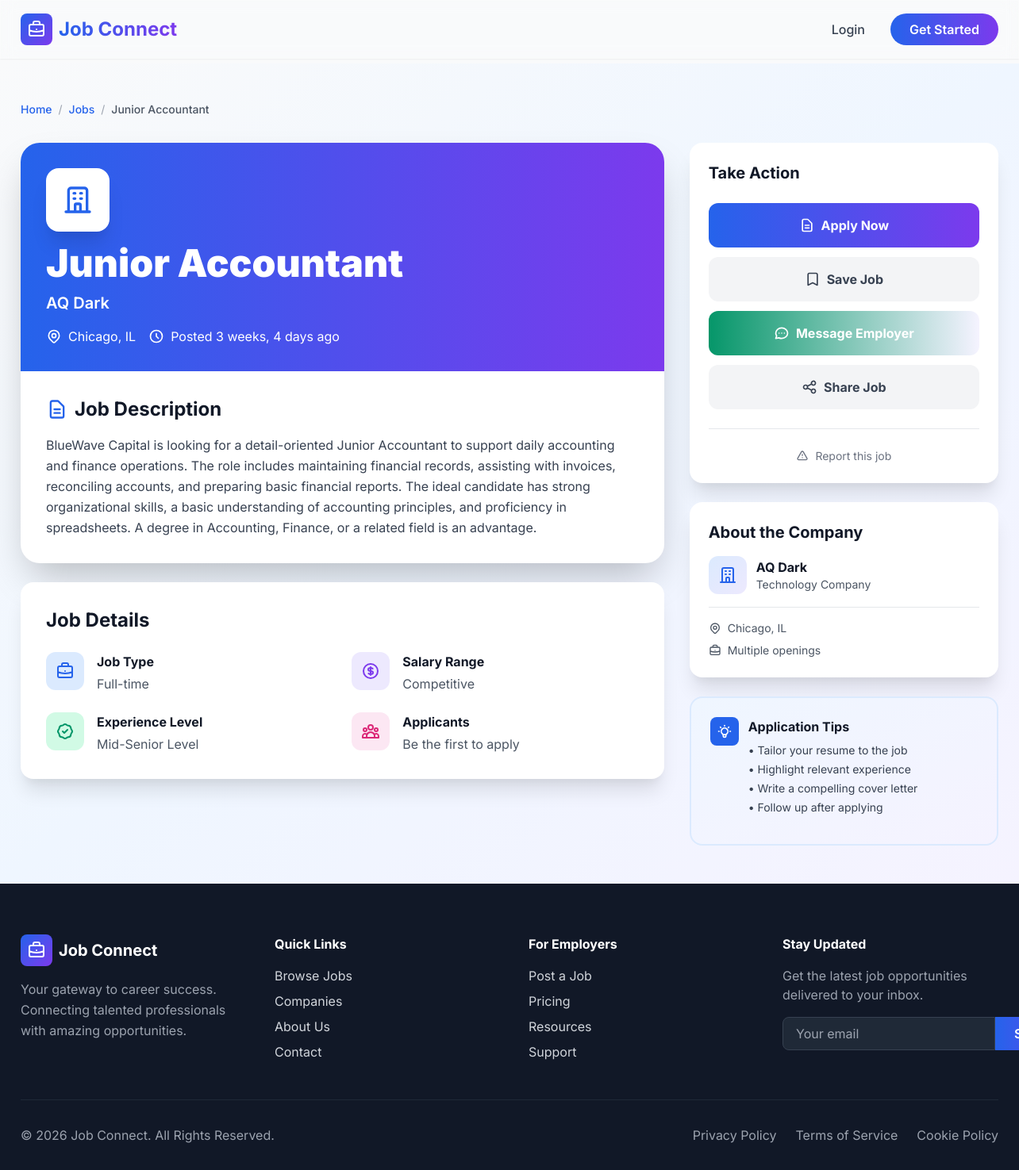
Screenshot of /job/2/ with the database file from the repository.
### jobs/models.py (models this page shows, shortened)
class Job(models.Model):
    employer = models.ForeignKey(User, on_delete=models.CASCADE)
    employer_profile = models.ForeignKey(UserProfile, on_delete=models.CASCADE, null=True, blank=True)
    company_name = models.CharField(max_length=255, default="")   # <-- Add this
    title = models.CharField(max_length=200)
    description = models.TextField()
    location = models.CharField(max_length=150)
    created_at = models.DateTimeField(auto_now_add=True)

### jobs/views.py (the view)
# urls.py: path('job/<int:job_id>/', views.job_detail, name='job_detail'),
def job_detail(request, job_id):
    job = get_object_or_404(Job, id=job_id)
    saved_jobs_ids = []
    if request.user.is_authenticated:
        seeker = getattr(request.user, 'userprofile', None)
        if seeker:
            saved_jobs_ids = list(SavedJob.objects.filter(user_profile=seeker).values_list('job_id', flat=True))
    return render(request, 'job_detail.html', {'job': job, 'saved_jobs_ids': saved_jobs_ids})

### jobs/templates/job_detail.html (shortened to what this page needs)
{% extends "base.html" %}
{% load static %}
{% block content %}
<div class="min-h-screen bg-gradient-to-br from-gray-50 via-blue-50 to-purple-50 py-12">
    <div class="container mx-auto px-6">
        <nav class="mb-8">
            <ol class="flex items-center space-x-2 text-sm">
                <li>
                    <a href="/" class="text-blue-600 hover:text-blue-700 font-medium">Home</a>
                </li>
                <li class="text-gray-400">/</li>
                <li>
                    <a href="{% url 'all_jobs' %}" class="text-blue-600 hover:text-blue-700 font-medium">Jobs</a>
                </li>
                <li class="text-gray-400">/</li>
                <li class="text-gray-600 font-medium truncate max-w-xs">{{ job.title }}</li>
            </ol>
        </nav>
        <div class="grid lg:grid-cols-3 gap-8">
            <div class="lg:col-span-2 space-y-6">
                <div class="bg-white rounded-3xl shadow-2xl overflow-hidden">
                    <div class="bg-gradient-to-r from-blue-600 to-purple-600 p-8 text-white relative overflow-hidden">
                        <div class="absolute top-0 right-0 w-64 h-64 bg-white/10 rounded-full -mr-32 -mt-32"></div>
                        <div class="absolute bottom-0 left-0 w-48 h-48 bg-purple-300/20 rounded-full -ml-24 -mb-24">
                        </div>
                        <div class="relative z-10">
                            <div class="w-20 h-20 bg-white rounded-2xl flex items-center justify-center mb-4 shadow-xl">
                                <svg class="w-10 h-10 text-blue-600" fill="none" stroke="currentColor"
                                    viewBox="0 0 24 24">
                                    <path stroke-linecap="round" stroke-linejoin="round" stroke-width="2"
                                        d="M19 21V5a2 2 0 00-2-2H7a2 2 0 00-2 2v16m14 0h2m-2 0h-5m-9 0H3m2 0h5M9 7h1m-1 4h1m4-4h1m-1 4h1m-5 10v-5a1 1 0 011-1h2a1 1 0 011 1v5m-4 0h4">
                                    </path>
                                </svg>
                            </div>
                            <h1 class="text-4xl md:text-5xl font-black mb-3">{{ job.title }}</h1>
                            <p class="text-xl text-white/90 font-semibold mb-4">{{ job.company_name }}</p>
                            <div class="flex flex-wrap gap-4 text-white/90">
                                <div class="flex items-center space-x-2">
                                    <span>{{ job.location }}</span>
                                </div>
                                <div class="flex items-center space-x-2">
                                    <svg class="w-5 h-5" fill="none" stroke="currentColor" viewBox="0 0 24 24">
                                        <path stroke-linecap="round" stroke-linejoin="round" stroke-width="2"
                                            d="M12 8v4l3 3m6-3a9 9 0 11-18 0 9 9 0 0118 0z"></path>
                                    </svg>
                                    <span>Posted {{ job.created_at|timesince }} ago</span>
                                </div>
                            </div>
                        </div>
                    </div>
                    <div class="p-8">
                        <h2 class="text-2xl font-bold text-gray-900 mb-4 flex items-center space-x-2">
                            <svg class="w-7 h-7 text-blue-600" fill="none" stroke="currentColor" viewBox="0 0 24 24">
                                <path stroke-linecap="round" stroke-linejoin="round" stroke-width="2"
                                    d="M9 12h6m-6 4h6m2 5H7a2 2 0 01-2-2V5a2 2 0 012-2h5.586a1 1 0 01.707.293l5.414 5.414a1 1 0 01.293.707V19a2 2 0 01-2 2z">
                                </path>
                            </svg>
                            <span>Job Description</span>
                        </h2>
                        <div class="prose prose-lg max-w-none text-gray-700 leading-relaxed">
                            {{ job.description|linebreaks }}
                        </div>
                    </div>
                </div>
                <div class="bg-white rounded-2xl shadow-xl p-8">
                    <h2 class="text-2xl font-bold text-gray-900 mb-6">Job Details</h2>
                    <div class="grid sm:grid-cols-2 gap-6">
                        <div class="flex items-start space-x-4">
                            <div class="bg-blue-100 text-blue-600 p-3 rounded-xl">
                            </div>
                            <div>
                                <h3 class="font-bold text-gray-900 mb-1">Job Type</h3>
                                <p class="text-gray-600">Full-time</p>
                            </div>
                        </div>
                        <div class="flex items-start space-x-4">
                            <div class="bg-purple-100 text-purple-600 p-3 rounded-xl">
                            </div>
                            <div>
                                <h3 class="font-bold text-gray-900 mb-1">Salary Range</h3>
                                <p class="text-gray-600">Competitive</p>
                            </div>
                        </div>
                        <div class="flex items-start space-x-4">
                            <div class="bg-green-100 text-green-600 p-3 rounded-xl">
                            </div>
                            <div>
                                <h3 class="font-bold text-gray-900 mb-1">Experience Level</h3>
                                <p class="text-gray-600">Mid-Senior Level</p>
                            </div>
                        </div>
                        <div class="flex items-start space-x-4">
                            <div class="bg-pink-100 text-pink-600 p-3 rounded-xl">
                            </div>
                            <div>
                                <h3 class="font-bold text-gray-900 mb-1">Applicants</h3>
                                <p class="text-gray-600">Be the first to apply</p>
                            </div>
                        </div>
                    </div>
                </div>
            </div>
            <div class="lg:col-span-1 space-y-6">
                {% if user != job.employer %}
                <div class="bg-white rounded-2xl shadow-xl p-6">
                    <h3 class="text-xl font-bold text-gray-900 mb-6">Take Action</h3>
                    <div class="space-y-3">
                        <a href="{% url 'apply_job' job.id %}"
                            class="block w-full bg-gradient-to-r from-blue-600 to-purple-600 text-white text-center font-bold py-4 rounded-xl hover:shadow-2xl hover:scale-105 transition transform flex items-center justify-center space-x-2">
                            <svg class="w-5 h-5" fill="none" stroke="currentColor" viewBox="0 0 24 24">
                                <path stroke-linecap="round" stroke-linejoin="round" stroke-width="2"
                                    d="M9 12h6m-6 4h6m2 5H7a2 2 0 01-2-2V5a2 2 0 012-2h5.586a1 1 0 01.707.293l5.414 5.414a1 1 0 01.293.707V19a2 2 0 01-2 2z">
                                </path>
                            </svg>
                            <span>Apply Now</span>
                        </a>
                        {% if job.id in saved_jobs_ids %}
                        <a href="{% url 'unsave_job' job.id %}"
                            class="block w-full bg-yellow-500 text-white text-center font-bold py-4 rounded-xl hover:bg-yellow-600 transition flex items-center justify-center space-x-2">
                            <svg class="w-5 h-5" fill="currentColor" viewBox="0 0 24 24">
                                <path d="M5 5a2 2 0 012-2h10a2 2 0 012 2v16l-7-3.5L5 21V5z"></path>
                            </svg>
                            <span>Saved</span>
                        </a>
                        {% else %}
                        <a href="{% url 'save_job' job.id %}"
                            class="block w-full bg-gray-100 text-gray-700 text-center font-bold py-4 rounded-xl hover:bg-gray-200 transition flex items-center justify-center space-x-2">
                            <svg class="w-5 h-5" fill="none" stroke="currentColor" viewBox="0 0 24 24">
                                <path stroke-linecap="round" stroke-linejoin="round" stroke-width="2"
                                    d="M5 5a2 2 0 012-2h10a2 2 0 012 2v16l-7-3.5L5 21V5z"></path>
                            </svg>
                            <span>Save Job</span>
                        </a>
                        {% endif %}
                        <a href="{% url 'start_chat_from_job' job.id %}"
                            class="block w-full bg-gradient-to-r from-green-600 to-teal-600 text-white text-center font-bold py-4 rounded-xl hover:shadow-xl hover:scale-105 transition transform flex items-center justify-center space-x-2">
                            <svg class="w-5 h-5" fill="none" stroke="currentColor" viewBox="0 0 24 24">
                                <path stroke-linecap="round" stroke-linejoin="round" stroke-width="2"
                                    d="M8 12h.01M12 12h.01M16 12h.01M21 12c0 4.418-4.03 8-9 8a9.863 9.863 0 01-4.255-.949L3 20l1.395-3.72C3.512 15.042 3 13.574 3 12c0-4.418 4.03-8 9-8s9 3.582 9 8z">
                                </path>
                            </svg>
                            <span>Message Employer</span>
                        </a>
                        <button onclick="shareJob()"
                            class="block w-full bg-gray-100 text-gray-700 text-center font-bold py-4 rounded-xl hover:bg-gray-200 transition flex items-center justify-center space-x-2">
                            <span>Share Job</span>
                        </button>
                    </div>
                    <div class="mt-6 pt-6 border-t border-gray-200">
                        <a href="#"
                            class="text-sm text-gray-500 hover:text-red-600 flex items-center justify-center space-x-2">
                            <svg class="w-4 h-4" fill="none" stroke="currentColor" viewBox="0 0 24 24">
                                <path stroke-linecap="round" stroke-linejoin="round" stroke-width="2"
                                    d="M12 9v2m0 4h.01m-6.938 4h13.856c1.54 0 2.502-1.667 1.732-3L13.732 4c-.77-1.333-2.694-1.333-3.464 0L3.34 16c-.77 1.333.192 3 1.732 3z">
                                </path>
                            </svg>
                            <span>Report this job</span>
                        </a>
                    </div>
                </div>
                {% endif %}
                <div class="bg-white rounded-2xl shadow-xl p-6">
                    <h3 class="text-xl font-bold text-gray-900 mb-4">About the Company</h3>
                    <div class="space-y-4">
                        <div class="flex items-center space-x-3">
                            <div
                                class="w-12 h-12 bg-gradient-to-br from-blue-100 to-purple-100 rounded-xl flex items-center justify-center">
                                <svg class="w-6 h-6 text-blue-600" fill="none" stroke="currentColor"
                                    viewBox="0 0 24 24">
                                    <path stroke-linecap="round" stroke-linejoin="round" stroke-width="2"
                                        d="M19 21V5a2 2 0 00-2-2H7a2 2 0 00-2 2v16m14 0h2m-2 0h-5m-9 0H3m2 0h5M9 7h1m-1 4h1m4-4h1m-1 4h1m-5 10v-5a1 1 0 011-1h2a1 1 0 011 1v5m-4 0h4">
                                    </path>
                                </svg>
                            </div>
                            <div>
                                <p class="font-bold text-gray-900">{{ job.company_name }}</p>
                                <p class="text-sm text-gray-600">Technology Company</p>
                            </div>
                        </div>
                        <div class="pt-4 border-t border-gray-200">
                            <div class="flex items-center space-x-2 text-sm text-gray-600 mb-2">
                                <span>{{ job.location }}</span>
                            </div>
                            <div class="flex items-center space-x-2 text-sm text-gray-600">
                                <span>Multiple openings</span>
                            </div>
                        </div>
                    </div>
                </div>
                <div class="bg-gradient-to-br from-blue-50 to-purple-50 rounded-2xl p-6 border-2 border-blue-100">
                    <div class="flex items-start space-x-3 mb-3">
                        <div class="bg-blue-600 text-white p-2 rounded-lg">
                        </div>
                        <div>
                            <h3 class="font-bold text-gray-900 mb-2">Application Tips</h3>
                            <ul class="text-sm text-gray-700 space-y-1">
                                <li>• Tailor your resume to the job</li>
                                <li>• Highlight relevant experience</li>
                                <li>• Write a compelling cover letter</li>
                                <li>• Follow up after applying</li>
                            </ul>
                        </div>
                    </div>
                </div>
            </div>
        </div>
    </div>
</div>
{% endblock %}

### jobs/templates/base.html (style rules this page uses)
body { font-family: 'Inter', sans-serif; }

### rows the page displays
Job: title "Junior Accountant", company_name "AQ Dark", location "Chicago, IL", created_at "3 weeks, 4 days", description "BlueWave Capital is looking for a detail-oriented Junior Accountant to support daily accounting and finance operations. The role includes maintaining financial records, assisting with invoices, reconciling accounts, and preparing basic financial reports. The ideal candidate has strong organizational skills, a basic understanding of accounting principles, and proficiency in spreadsheets. A degree in Accounting, Finance, or a related field is an advantage."
